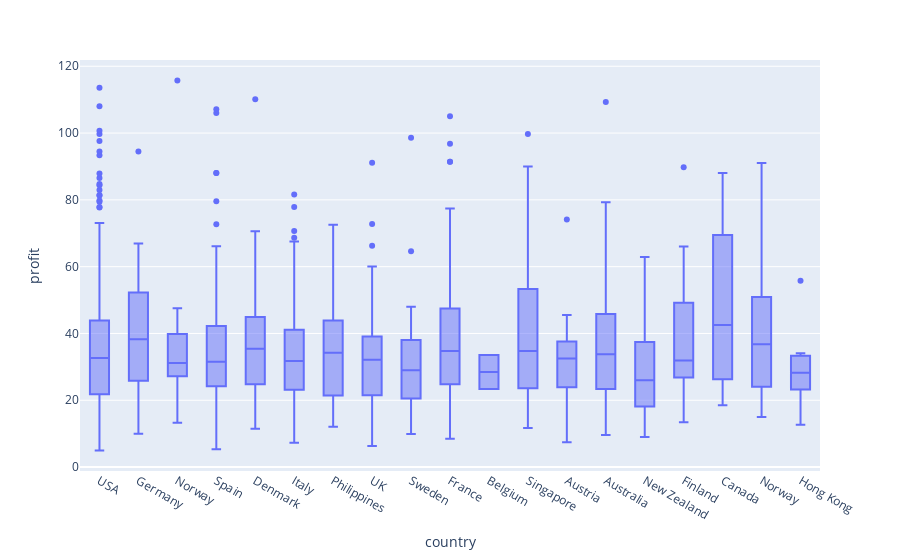

Here is the notebook cell this chart was saved with:
### Code cell
profit_boxplot = px.box(salesData, x = salesData['country'], y = salesData['profit'])
profit_boxplot.show()

### Figure 1 — Plotly figure (JSON) as saved in the notebook; plotly's stock layout.template omitted (floating-point values rounded to 4 significant figures; data arrays with more than 128 entries replaced by an {"elided": "..."} marker saying what was removed)
{"data": [{"alignmentgroup": "True", "hovertemplate": "country=%{x}<br>profit=%{y}<extra></extra>", "legendgroup": "", "marker": {"color": "#636efa"}, "name": "", "notched": false, "offsetgroup": "", "orientation": "v", "showlegend": false, "type": "box", "x": {"elided": "1000 str values"}, "x0": " ", "xaxis": "x", "y": {"elided": "1000 float values"}, "y0": " ", "yaxis": "y"}], "layout": {"boxmode": "group", "legend": {"tracegroupgap": 0}, "margin": {"t": 60}, "xaxis": {"anchor": "y", "domain": [0, 1], "title": {"text": "country"}}, "yaxis": {"anchor": "x", "domain": [0, 1], "title": {"text": "profit"}}}}
